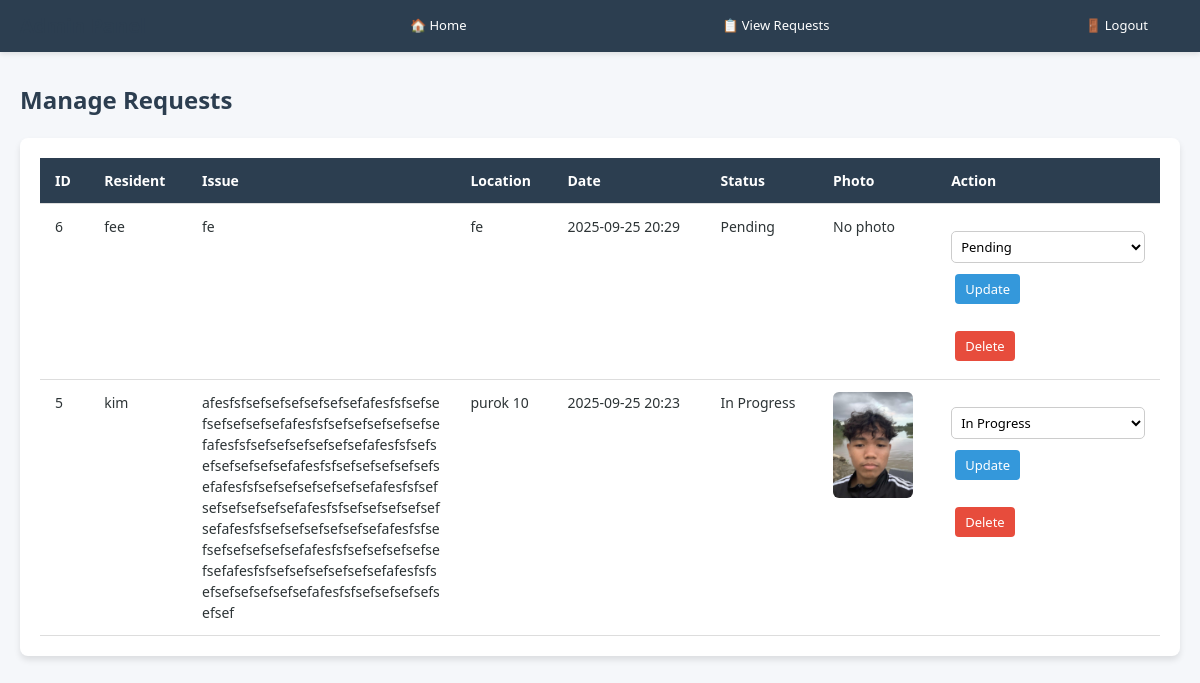
/admin (signed in), run on the app's committed database.
### tables this page shows
CREATE TABLE requests (
                id INTEGER PRIMARY KEY AUTOINCREMENT,
                name TEXT,
                issue TEXT,
                location TEXT,
                date TEXT,
                status TEXT
            , photo TEXT);

### barangay.py (the view, shortened to what this page needs)
@app.route("/admin", methods=["GET", "POST"])
def admin_panel():
    if not session.get("admin"):
        return redirect(url_for("login"))
    with sqlite3.connect(DB_PATH) as conn:
        c = conn.cursor()
        c.execute("SELECT * FROM requests ORDER BY date DESC")
        requests_data = c.fetchall()
    return render_template("admin.html", requests=requests_data)

### templates/admin.html (shortened to what this page needs)
<!DOCTYPE html>
<html lang="en">
<head>
  <link rel="stylesheet" href="{{ url_for('static', filename='style.css') }}">
</head>
<body>
  <div class="navbar">
    <h2>Admin Panel</h2>
    <a href="{{ url_for('index') }}">🏠 Home</a>
    <a href="{{ url_for('requests_list') }}">📋 View Requests</a>
    <a href="{{ url_for('logout') }}">🚪 Logout</a>
  </div>
  <div class="main">
    <h2>Manage Requests</h2>
    <div class="card">
      <table>
        <thead>
          <tr>
            <th>ID</th>
            <th>Resident</th>
            <th>Issue</th>
            <th>Location</th>
            <th>Date</th>
            <th>Status</th>
            <th>Photo</th>
            <th>Action</th>
          </tr>
        </thead>
        <tbody>
          {% for req in requests %}
          <tr>
            <td data-label="ID">{{ req[0] }}</td>
            <td data-label="Resident">{{ req[1] }}</td>
            <td data-label="Issue" class="issue-cell">{{ req[2] }}</td>
            <td data-label="Location">{{ req[3] }}</td>
            <td data-label="Date">{{ req[4] }}</td>
            <td data-label="Status">{{ req[5] }}</td>
            <td data-label="Photo">
              {% if req[6] %}
                <img src="{{ url_for('static', filename='uploads/' ~ req[6]) }}" alt="Issue photo">
              {% else %}
                No photo
              {% endif %}
            </td>
            <td data-label="Action">
              <form method="post" style="margin-bottom: 5px;">
                <select name="status">
                  <option value="Pending" {% if req[5] == "Pending" %}selected{% endif %}>Pending</option>
                  <option value="In Progress" {% if req[5] == "In Progress" %}selected{% endif %}>In Progress</option>
                </select>
                <button type="submit" class="update">Update</button>
              </form>
              <form method="post" action="{{ url_for('delete_request', req_id=req[0]) }}">
                <button type="submit" class="delete">Delete</button>
              </form>
            </td>
          </tr>
          {% endfor %}
        </tbody>
      </table>
    </div>
  </div>
</body>
</html>

### static/style.css (style rules this page uses)
* { margin: 0; padding: 0; box-sizing: border-box; font-family: "Segoe UI", Tahoma, Geneva, Verdana, sans-serif; }
body { background: #f4f6f9; color: #2d3436; font-size: 14px; line-height: 1.5; }
.navbar { background: #2c3e50; padding: 10px 20px; display: flex; justify-content: space-between; align-items: center; color: #fff; }
.navbar a { color: #ecf0f1; text-decoration: none; margin-left: 15px; font-size: 13px; transition: 0.2s; }
h2, h3 { color: #2c3e50; margin-bottom: 15px; font-weight: 600; }
.btn, button, input[type="submit"] { display: inline-block; background: #1abc9c; color: #fff; padding: 8px 16px; margin: 6px 4px; border-radius: 5px; text-decoration: none; font-weight: 500; font-size: 13px; transition: 0.2s ease; border: none; cursor: pointer; }
form { text-align: left; margin-top: 15px; }
input[type="text"], input[type="password"], textarea, select { width: 100%; padding: 8px; margin-bottom: 14px; border: 1px solid #ccc; border-radius: 5px; font-size: 13px; background: #fff; transition: 0.2s ease; }

### templates/admin.html (style rules this page uses)
body { font-family: "Segoe UI", Arial, sans-serif; background: #f5f7fa; margin: 0; display: flex; flex-direction: column; min-height: 100vh; }
.navbar { width: 100%; background: #2c3e50; color: #fff; display: flex; align-items: center; padding: 10px 20px; box-shadow: 0 2px 5px rgba(0,0,0,0.1); }
.navbar h2 { font-size: 20px; margin: 0; margin-right: 40px; }
.navbar a { color: #fff; text-decoration: none; margin-right: 20px; padding: 6px 12px; border-radius: 5px; transition: background 0.3s; }
.main { flex: 1; padding: 20px; margin-top: 10px; }
.main h2 { margin-bottom: 20px; font-size: 24px; color: #2c3e50; }
.card { background: #fff; border-radius: 8px; box-shadow: 0 4px 6px rgba(0,0,0,0.1); padding: 20px; overflow-x: auto; }
table { width: 100%; border-collapse: collapse; font-size: 14px; }
table th, table td { padding: 12px 15px; border-bottom: 1px solid #ddd; text-align: left; vertical-align: top; }
table th { background: #2c3e50; color: white; font-size: 14px; }
td.issue-cell { white-space: pre-wrap; word-wrap: break-word; max-width: 250px; }
img { max-width: 80px; border-radius: 6px; }
button { padding: 6px 10px; border: none; border-radius: 4px; cursor: pointer; font-size: 13px; }
button.update { background: #3498db; color: white; }
button.delete { background: #e74c3c; color: white; }
select { padding: 5px; font-size: 13px; margin-bottom: 5px; }

### data on the page
requests: id "6", name "fee", issue "fe", location "fe", date "2025-09-25 20:29", status "Pending", shows "No photo"
requests: id "5", name "kim", issue "afesfsfsefsefsefsefsefsefafesfsfsefsefsefsefsefsefafesfsfsefsefsefsefsefsefafesfsfsefsefsefsefsefsefafesfsfsefsefsefsefsefsefafesfsfsefsefsefsefsefsefafesfsfsefsefsefsefsefsefafesfsfsefsefsefsefsefsefafesfsfsefsefsefsefsefsefafesfsfsefsefsefsefsefsefafesfsfsefsefsefsefsefsefafesfsfsefsefsefsefsefsefafesfsfsefsefsefsefsefsefafesfsfsefsefsefsefsefsefafesfsfsefsefsefsefsefsef", location "purok 10", date "2025-09-25 20:23", status "In Progress", photo (picture)
